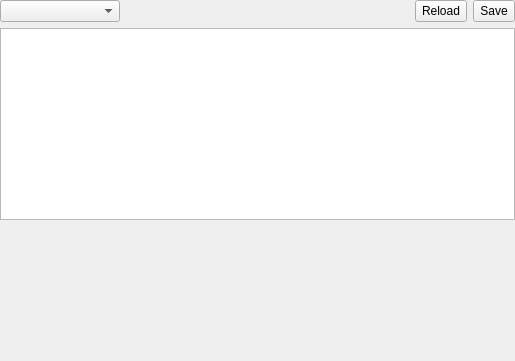
<?xml version="1.0" encoding="UTF-8"?>
<ui version="4.0">
 <class>XRegionsWidget</class>
 <widget class="QWidget" name="XRegionsWidget">
  <property name="geometry">
   <rect>
    <x>0</x>
    <y>0</y>
    <width>515</width>
    <height>361</height>
   </rect>
  </property>
  <property name="windowTitle">
   <string>Form</string>
  </property>
  <layout class="QVBoxLayout" name="verticalLayout">
   <property name="leftMargin">
    <number>0</number>
   </property>
   <property name="topMargin">
    <number>0</number>
   </property>
   <property name="rightMargin">
    <number>0</number>
   </property>
   <property name="bottomMargin">
    <number>0</number>
   </property>
   <item>
    <layout class="QHBoxLayout" name="horizontalLayout">
     <item>
      <widget class="QComboBox" name="comboBoxType">
       <property name="minimumSize">
        <size>
         <width>120</width>
         <height>0</height>
        </size>
       </property>
      </widget>
     </item>
     <item>
      <spacer name="horizontalSpacer">
       <property name="orientation">
        <enum>Qt::Orientation::Horizontal</enum>
       </property>
       <property name="sizeHint" stdset="0">
        <size>
         <width>40</width>
         <height>20</height>
        </size>
       </property>
      </spacer>
     </item>
     <item>
      <widget class="QToolButton" name="toolButtonReload">
       <property name="sizePolicy">
        <sizepolicy hsizetype="Minimum" vsizetype="Minimum">
         <horstretch>0</horstretch>
         <verstretch>0</verstretch>
        </sizepolicy>
       </property>
       <property name="text">
        <string>Reload</string>
       </property>
       <property name="toolButtonStyle">
        <enum>Qt::ToolButtonStyle::ToolButtonTextBesideIcon</enum>
       </property>
      </widget>
     </item>
     <item>
      <widget class="QToolButton" name="toolButtonSave">
       <property name="sizePolicy">
        <sizepolicy hsizetype="Minimum" vsizetype="Minimum">
         <horstretch>0</horstretch>
         <verstretch>0</verstretch>
        </sizepolicy>
       </property>
       <property name="text">
        <string>Save</string>
       </property>
       <property name="toolButtonStyle">
        <enum>Qt::ToolButtonStyle::ToolButtonTextBesideIcon</enum>
       </property>
      </widget>
     </item>
    </layout>
   </item>
   <item>
    <widget class="QTreeView" name="treeViewMain">
     <property name="rootIsDecorated">
      <bool>true</bool>
     </property>
    </widget>
   </item>
   <item>
    <widget class="QWidget" name="widgetHex" native="true">
     <property name="sizePolicy">
      <sizepolicy hsizetype="Expanding" vsizetype="Expanding">
       <horstretch>0</horstretch>
       <verstretch>0</verstretch>
      </sizepolicy>
     </property>
    </widget>
   </item>
  </layout>
 </widget>
 <resources/>
 <connections/>
</ui>
